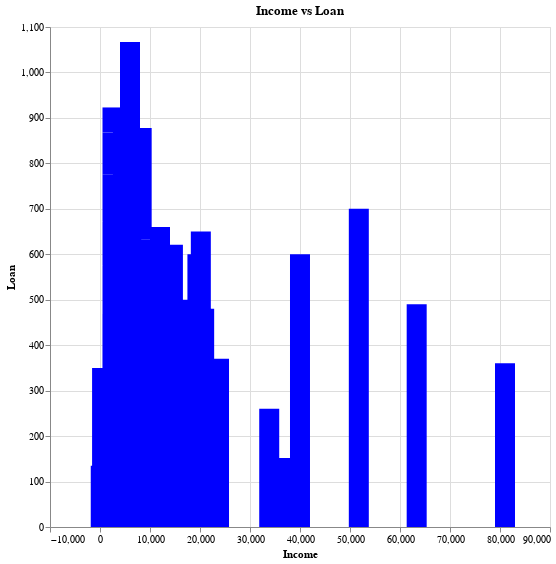

Notebook source saved alongside this figure:
### Code cell
alt.Chart(df).mark_bar(
  size = 20,
  color = "blue"

).encode(
    y=alt.Y('LoanAmount', title = "Loan"),
    x=alt.X('ApplicantIncome', title = "Income"),

).properties(
    title = "Income vs Loan",
    width=500,
    height=500
)

### Figure 1 — Vega-Lite specification as saved in the notebook (floating-point values rounded to 4 significant figures; data arrays with more than 128 entries replaced by an {"elided": "..."} marker saying what was removed)
{"config": {"view": {"continuousWidth": 400, "continuousHeight": 300}}, "data": {"name": "data-cfa7f741517e14624e4f6d73931606d9"}, "mark": {"type": "bar", "color": "blue", "size": 20}, "encoding": {"x": {"field": "ApplicantIncome", "title": "Income", "type": "quantitative"}, "y": {"field": "LoanAmount", "title": "Loan", "type": "quantitative"}}, "height": 500, "title": "Income vs Loan", "width": 500, "$schema": "https://vega.github.io/schema/vega-lite/v4.17.0.json", "datasets": {"data-cfa7f741517e14624e4f6d73931606d9": {"elided": "614 records"}}}
